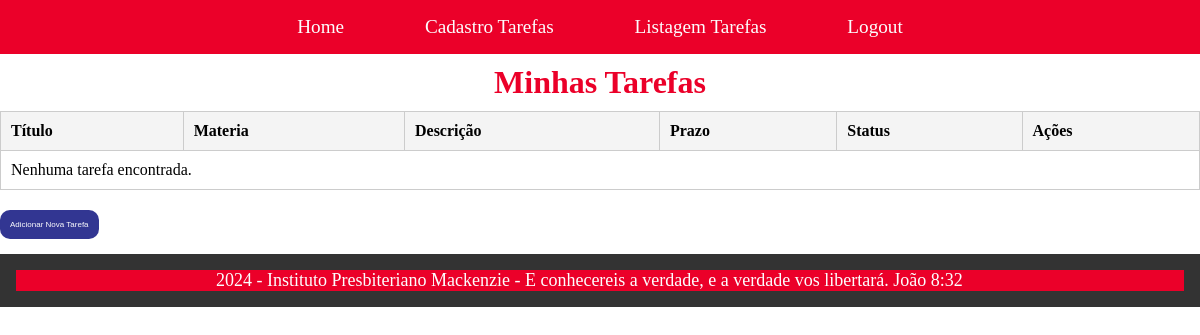
The app's page /listagem_tarefas/ (signed in), older data.
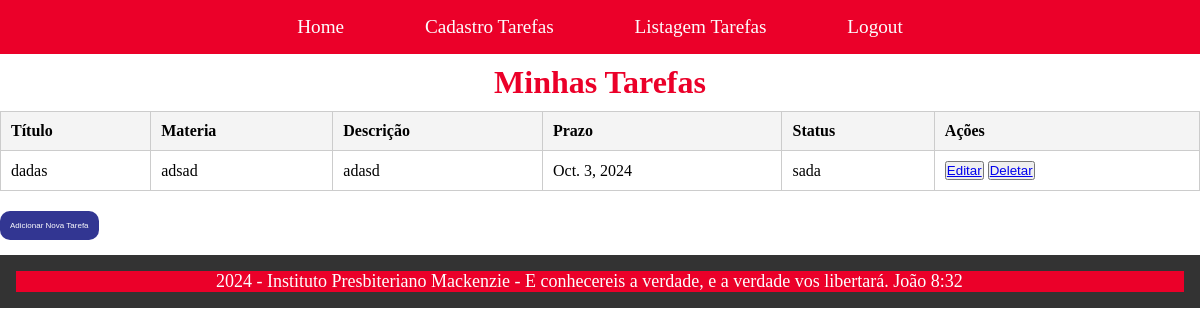
The same page, newer data.
### app_case/models.py (models this page shows)
class Tarefa(models.Model):
    titulo = models.CharField(max_length=100)
    materia = models.CharField(max_length=100)
    descricao = models.CharField(max_length=100)
    prazo = models.DateField()
    status = models.CharField(max_length=100)
    usuario= models.ForeignKey(User, on_delete=models.CASCADE, default=1)

### app_case/views.py (the view)
# urls.py: path("listagem_tarefas/", views.listagem_tarefas, name="listagem_tarefas"),
def listagem_tarefas(request):
    tarefasEncontradas = Tarefa.objects.filter(usuario=request.user)
    tarefas = {
            'tarefas': tarefasEncontradas
        }
    return render(request, "listagem_tarefas.html", tarefas )

### app_case/templates/listagem_tarefas.html (shortened to what this page needs)
{% extends "base.html" %}
{% block conteudo %}
</head>
<body>
    <h1>Minhas Tarefas</h1>
    <table>
        <thead>
            <tr>
                <th>Título</th>
                <th>Materia</th>
                <th>Descrição</th>
                <th>Prazo</th>
                <th>Status</th>
                <th>Ações</th>
            </tr>
        </thead>
        <tbody>
            {% for tarefa in tarefas %}
            <form method="POST"> {% csrf_token %}
            <tr>
                <td>{{ tarefa.titulo }}</td>
                <td>{{ tarefa.materia }}</td>
                <td>{{ tarefa.descricao }}</td>
                <td>{{ tarefa.prazo }}</td>
                <td>{{ tarefa.status}}</td>
                <td>
                    <button><a href="{% url 'editar_tarefa' tarefa.id %}">Editar</a></button>
                    <button><a href="{% url 'deletar_tarefa' tarefa.id %}"> Deletar</button>
                </td>
            </tr>
            {% empty %}
            <tr>
                <td colspan="6">Nenhuma tarefa encontrada.</td>
            </tr>
            {% endfor %}
        </tbody>
    </table>
    <button type="submit" class ="botao"><a style="text-decoration: none; color: inherit;" href="{% url 'cadastro_tarefas' %}">Adicionar Nova Tarefa</a></button>
</body>
{% endblock %}

Row changes from the older to the newer data that the page shows:
now on this page (row edited): Tarefa: titulo "dadas", materia "adsad", descricao "adasd", prazo "Oct. 3, 2024", status "sada"
Text that changed along with them:
text no longer shown: "Nenhuma tarefa encontrada."
